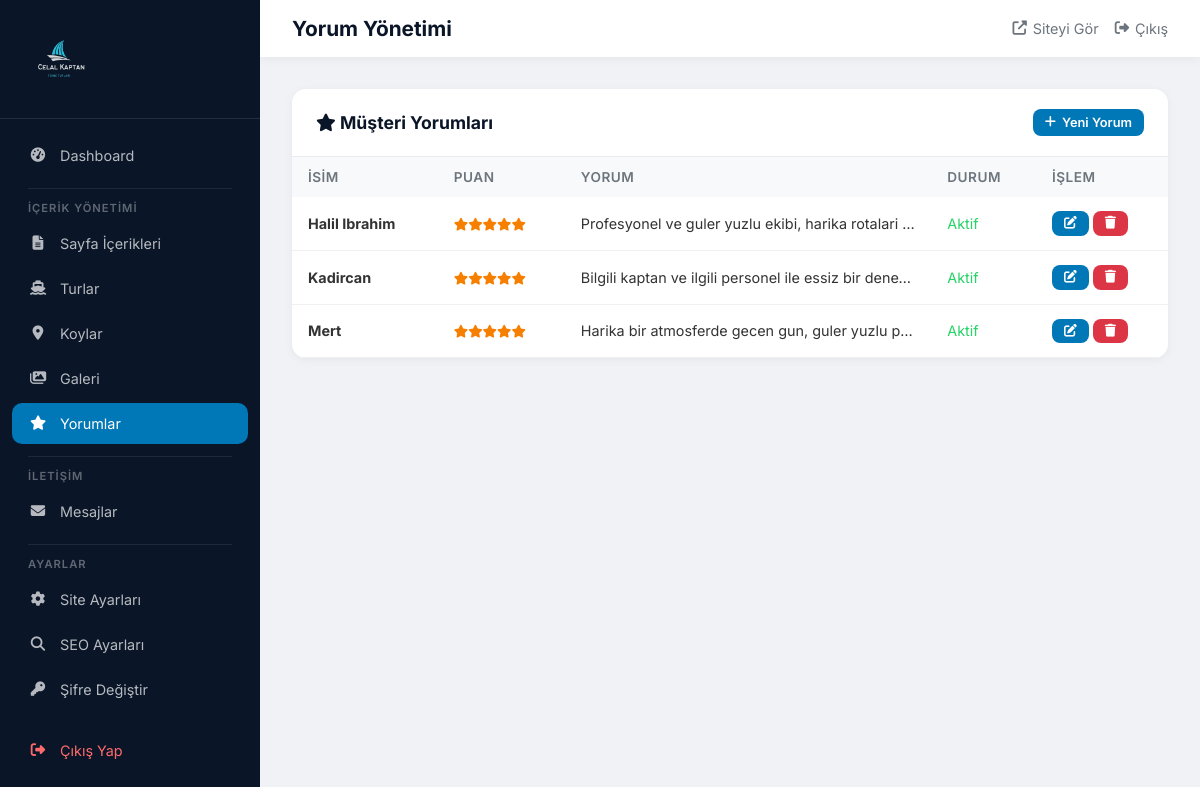
Screenshot of /admin/testimonials.php (signed in) with the database file from the repository.
### tables this page shows
CREATE TABLE IF NOT EXISTS testimonials (
    id INT AUTO_INCREMENT PRIMARY KEY,
    name VARCHAR(255) NOT NULL,
    rating TINYINT DEFAULT 5,
    comment TEXT NOT NULL,
    is_active TINYINT(1) DEFAULT 1,
    created_at TIMESTAMP DEFAULT CURRENT_TIMESTAMP
);

### includes/config.php (called while the page is built, shortened)
<?php
function sanitize($data) {
    return htmlspecialchars(trim($data), ENT_QUOTES, 'UTF-8');
}

### admin/testimonials.php (the view, shortened to what this page needs)
<?php include 'header.php';
$db = getDB();
$testimonials = $db->query("SELECT * FROM testimonials ORDER BY created_at DESC")->fetchAll();
$editing = null;
$isNew = isset($_GET['new']);
?>
<?php if ($editing || $isNew): ?>
<div class="card">
    <div class="card-header">
        <h3><i class="fas fa-star"></i> <?= $editing ? 'Yorum Düzenle' : 'Yeni Yorum Ekle' ?></h3>
        <a href="testimonials.php" class="btn btn-sm btn-outline">Geri Dön</a>
    </div>
    <div class="card-body">
        <form method="POST">
            <?php if ($editing): ?><input type="hidden" name="id" value="<?= $editing['id'] ?>"><?php endif; ?>
            <div class="form-row">
                <div class="form-group">
                    <label>İsim *</label>
                    <input type="text" name="name" value="<?= sanitize($editing['name'] ?? '') ?>" required>
                </div>
                <div class="form-group">
                    <label>Puan (1-5)</label>
                    <select name="rating">
                        <?php for ($i=5; $i>=1; $i--): ?>
                        <option value="<?= $i ?>" <?= ($editing['rating'] ?? 5) == $i ? 'selected' : '' ?>><?= $i ?> Yıldız</option>
                        <?php endfor; ?>
                    </select>
                </div>
            </div>
            <div class="form-group">
                <label>Yorum *</label>
                <textarea name="comment" rows="4" required><?= sanitize($editing['comment'] ?? '') ?></textarea>
            </div>
            <div class="form-group">
                <label><input type="checkbox" name="is_active" <?= ($editing['is_active'] ?? 1) ? 'checked' : '' ?>> Aktif</label>
            </div>
            <button type="submit" class="btn btn-primary"><i class="fas fa-save"></i> Kaydet</button>
        </form>
    </div>
</div>
<?php else: ?>
<div class="card">
    <div class="card-header">
        <h3><i class="fas fa-star"></i> Müşteri Yorumları</h3>
        <a href="?new=1" class="btn btn-sm btn-primary"><i class="fas fa-plus"></i> Yeni Yorum</a>
    </div>
    <table>
        <thead><tr><th>İsim</th><th>Puan</th><th>Yorum</th><th>Durum</th><th>İşlem</th></tr></thead>
        <tbody>
            <?php foreach ($testimonials as $t): ?>
            <tr>
                <td><strong><?= sanitize($t['name']) ?></strong></td>
                <td><?php for($i=0;$i<$t['rating'];$i++) echo '<i class="fas fa-star" style="color:#f77f00;font-size:0.8rem"></i>'; ?></td>
                <td style="max-width:300px;white-space:nowrap;overflow:hidden;text-overflow:ellipsis;"><?= sanitize($t['comment']) ?></td>
                <td><?= $t['is_active'] ? '<span style="color:#25d366">Aktif</span>' : '<span style="color:#dc3545">Pasif</span>' ?></td>
                <td>
                    <a href="?edit=<?= $t['id'] ?>" class="btn btn-sm btn-primary"><i class="fas fa-edit"></i></a>
                    <a href="?delete=<?= $t['id'] ?>" class="btn btn-sm btn-danger" onclick="return confirm('Silmek istediğinize emin misiniz?')"><i class="fas fa-trash"></i></a>
                </td>
            </tr>
            <?php endforeach; ?>
        </tbody>
    </table>
</div>
<?php endif; ?>
<?php include 'footer.php'; ?>

### admin/header.php (style rules this page uses)
* { margin:0; padding:0; box-sizing:border-box; }
body { font-family:'Inter',sans-serif; background:#f0f2f5; color:#333; }
.card { background:#fff; border-radius:14px; box-shadow:0 2px 10px rgba(0,0,0,0.05); overflow:hidden; margin-bottom:24px; }
.card-header { padding:20px 24px; border-bottom:1px solid #e9ecef; display:flex; align-items:center; justify-content:space-between; }
.card-header h3 { font-size:1.1rem; color:#0a1628; }
table { width:100%; border-collapse:collapse; }
table th { background:#f8f9fa; padding:12px 16px; text-align:left; font-size:0.85rem; color:#6c757d; font-weight:600; text-transform:uppercase; letter-spacing:0.5px; }
table td { padding:14px 16px; border-bottom:1px solid #f0f0f0; font-size:0.9rem; }
.btn { display:inline-flex; align-items:center; gap:6px; padding:10px 20px; border-radius:8px; font-family:inherit; font-size:0.9rem; font-weight:600; border:none; cursor:pointer; transition:all 0.3s; text-decoration:none; }
.btn-primary { background:#0077b6; color:#fff; }
.btn-danger { background:#dc3545; color:#fff; }
.btn-sm { padding:6px 12px; font-size:0.8rem; }

### rows the page displays
testimonials: name "Halil Ibrahim", rating 5 (drawn), comment "Profesyonel ve guler yuzlu ekibi, harika rotalari…", is_active "Aktif"
testimonials: name "Kadircan", rating 5 (drawn), comment "Bilgili kaptan ve ilgili personel ile essiz bir dene…", is_active "Aktif"
testimonials: name "Mert", rating 5 (drawn), comment "Harika bir atmosferde gecen gun, guler yuzlu p…", is_active "Aktif"
